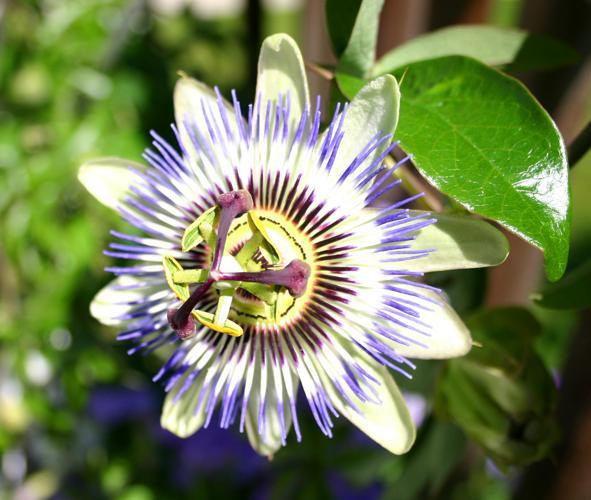
#> input picture 04_encryption_decryption/example.jpg, 591 x 500 px
$ jupyter execute --allow-errors 02_serialization_into_byte_stream.ipynb
#> lines starting #> are read from the running program, lines starting #| are printed output that depends on the picture
### 0 Serialization
We can serialize in various method:
- Serialize into JSON string: One way is to use Pydantic library, to create Pydantic objectsm and then simply use ```.json()``` method
- Serialize into bit-string: We can use Pickle library, and then ```pickle.dump()``` method.

#### 1 Serialization into byte stream: Nativ Python data structure
- Serialization in Python refers to the process of converting an object into a byte stream, which can then be stored in a file or transmitted over a network. This can be done using the pickle module in Python, which provides a way to serialize and deserialize Python objects.

- Here we consider the data in Dictionary as the Python native data structure
    - This is the most straight forward data- structure that can be serialized

- Let's assume we have a simple object, here just a dictionary
    - Serialization is the process of converting an in-memory object (like a dictionary, list, or custom object) into a format that can be easily saved to a file, sent over a network, or stored in a database. The pickle module in Python provides a way to serialize and deserialize Python objects.
    - When you use pickle.dumps(obj) in Python, the pickle module serializes the given object (obj) into a byte stream. This byte stream is a representation of the object in a format that can be stored or transmitted and later deserialized back into the original object.

##### 1-0 What is Byte-Serialization?
- Converting an object into a byte stream, in layman terms, means transforming the object's data into a sequence of bytes that can be stored in a file, sent over a network, or saved in a database.
    - Think of it like taking a snapshot of an object's information and saving that snapshot in a form that can be easily transmitted or stored. When you need the object again, you can use this snapshot to recreate it exactly as it was.
- Imagine you have a detailed Lego structure. Converting the object to a byte stream is like taking a step-by-step manual of how the Lego pieces are put together and saving that manual. The manual itself isn't the Lego structure but contains all the information needed to recreate it.
    - When you want the structure back, you follow the manual to put the Lego pieces together in the exact same way. Similarly, deserializing the byte stream reconstructs the original object from the saved sequence of bytes.

- Use Cases
    - Saving State: Save the state of an object to a file or database.
    - Data Transmission: Send an object over a network in a serialized form.
    - Caching: Store a serialized object in a cache to improve performance.

##### 1-1 serialize

[cell 1]
import pickle

# Original object in Python-native-data-structure: a simple dictionary
original_obj = {'name': 'Alice', 'age': 30, 'city': 'Wonderland'}

# Serialize the dictionary to a byte stream
serialized_obj = pickle.dumps(original_obj)

print("Serialized object:", serialized_obj)

##### 1-2 Deserialization

[cell 2]
# Deserialize the byte stream back to the original object
deserialized_obj = pickle.loads(serialized_obj)

print("Deserialized object:", deserialized_obj)

#### 2 More complicated Object: Non-Python-native-data-structure

##### 2-1 Object with attributes still in Oython-native-data-structure

- This is relatively simple, and pickle can bit-serialize it
- Look at the "complex_operation()" method that will not be part of the **state** of the object to be bit-serialize

[cell 3]
import pickle
import math

# Define a class with a method that performs complicated operations
class SimpleCalculator:
    def __init__(self, data):
        self.data = data

    def complex_operation(self):
        # Example of a complicated operation
        return sum(math.sqrt(x) for x in self.data)

    def __repr__(self):
        return f"SimpleCalculator(data={self.data})"

    def __getstate__(self):
        # customize what should be pickled in python-native-data-structure
        state = self.__dict__.copy()  # The object state only will be  {'data': [1, 4, 9, 16]}, a python-native-data-structure
        return state

    def __setstate__(self, state):
        # Restore the state (the state that being sent previously to be serialize (here i.e.       state= {'data': [1, 4, 9, 16]}       ))
        self.__dict__.update(state)

# Create an instance of the class
calculator = SimpleCalculator([1, 4, 9, 16])
print(f"Original object: {calculator}")
print(f"Result of complex_operation: {calculator.complex_operation()}")

# explore the
python_native_state = calculator.__getstate__()  # is we explore the self.data, inside the __getstate__ method:   ====>   {'data': [1, 4, 9, 16]}
print(f"\n The Python native state of created object: {python_native_state}")

# Serialize the instance to a byte stream
byte_stream = pickle.dumps(calculator)
print(f"\n Serialized byte stream: {byte_stream}")

# Deserialize the byte stream back to an object
deserialized_calculator = pickle.loads(byte_stream)
print(f"\n Deserialized object: {deserialized_calculator}")
print(f" Result of complex_operation: {deserialized_calculator.complex_operation()}")

##### 2-2 Class with non-native operations/methods into the state of an object
- Let's assume we have Image method from Pillow library
- We define a method to do some operations, based on this non-pyhon-native library
- We also define an attribute from above SimpleCalculator class
- **More importantly, all above are part of state of an object of this class**

How a native-python-bject, such as dictionary, is being created in pickling process:
- Customize what to serialize:
    - In Python's pickle module, the __getstate__ method is called automatically when an object is being serialized ```pickle.dumps(obj)```.
    - The self.__dict__ in this method originall includes all 3 attributes defined in __init__ method.
    - This ( __getstate__ ) method allows to define what attributes of the object should be included in the serialized state, and what to be excluded.
    - If __getstate__ is not defined, pickle will by default serialize the object's __dict__.
- What to restore in deeserialization:
    - using __setstate__ method, when the ```pickle.loads()``` is called.

[cell 4]
import pickle
from PIL import Image

# Define a class with non-Python-native operations
class ImageProcessor:
    def __init__(self, image_path):
#> called with image_path = 'example.jpg'
        self.image_path = image_path
        self.image = Image.open(image_path)
#> self.image is the input picture: PIL image 591x500 RGB; mean R, G, B 116.4, 127.4, 88.2
        self.calculator = SimpleCalculator([1, 4, 9, 16])

    def process_image(self):
        # Example of a non-Python-native operation (image processing)
        return self.image.rotate(90)
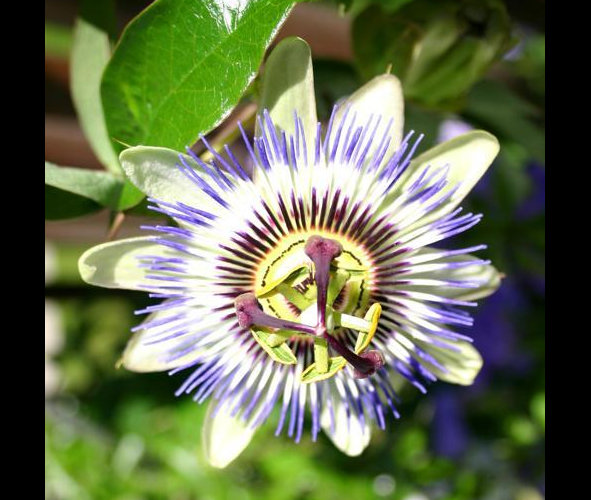
#> returned value: PIL image 591x500 RGB; mean R, G, B 102.9, 111.4, 80.8

    def __repr__(self):
        return f"ImageProcessor(image_path={self.image_path})"

    def __getstate__(self):
        # customize what should be pickled in python-native-data-structure
        state = self.__dict__.copy()
        # Remove the image from the state
        state.pop('image', None)
        return state

    def __setstate__(self, state):
        # Restore the state
        self.__dict__.update(state)
        # Reinitialize the image
        self.image = Image.open(self.image_path)

# Create an instance of the class
processor = ImageProcessor('example.jpg')
print(f"Original object: {processor}")
print(f"Processing image: {processor.process_image()}")

# Serialize the instance to a byte stream
byte_stream = pickle.dumps(processor)
print(f"\n Serialized byte stream: {byte_stream}")

# Deserialize the byte stream back to an object
deserialized_processor = pickle.loads(byte_stream)
print(f"\n Deserialized object: {deserialized_processor}")
print(f" Processing image: {deserialized_processor.process_image()}")
